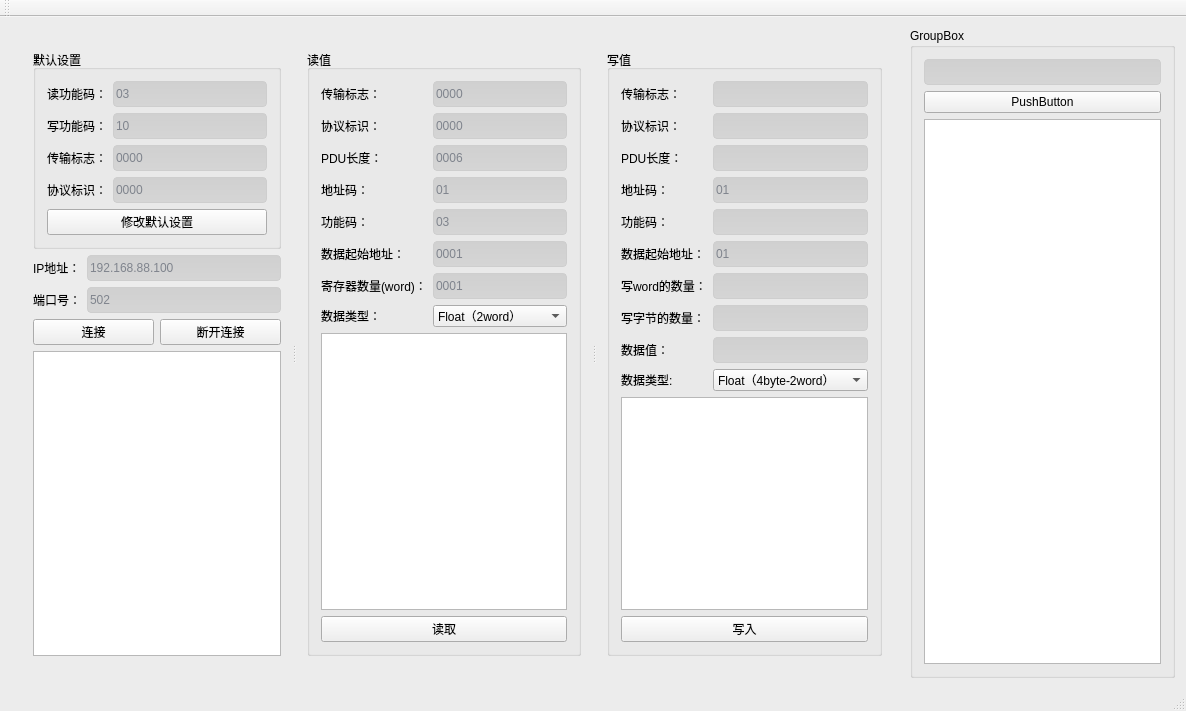
<?xml version="1.0" encoding="UTF-8"?>
<ui version="4.0">
 <class>MainWindow</class>
 <widget class="QMainWindow" name="MainWindow">
  <property name="geometry">
   <rect>
    <x>0</x>
    <y>0</y>
    <width>1186</width>
    <height>711</height>
   </rect>
  </property>
  <property name="windowTitle">
   <string>MainWindow</string>
  </property>
  <property name="styleSheet">
   <string notr="true">
*{
	font-family:&quot;微软雅黑&quot;;
	outline:0px;
}

#MainWindow,#centralWidget
{
	background-color:#ececec;
}

#scrollArea,#scrollAreaWidgetContents
{
	background-color:#ececec;
}

#toolButton_switchinfo
{
	border-style:none;
	min-height:80px;
	max-height:80px;
	background-color:transparent;
}

#widget_machineState
{
	border-style:none;
	min-height:80px;
	max-height:80px;
}

#widget_userinfo
{
	border-style:none;
	min-width:100px;
	max-width:100px;
}

#label_username
{
	border-style:none;
	color:blue;
}

#label_userlevel
{
	border-style:none;
	color:orange;
}

QLineEdit
{
    border-style: none;
    color: #7F848D;
	border: 1px solid #cecece;
	background-color: qlineargradient(spread:pad, x1:0, y1:0, x2:0, y2:1, stop:0 #D0D0D0, stop:1 #D5D5D5);
	border-radius: 4px;
	min-height:24px;
	min-width:64px;
}

QLineEdit:hover
{
	background-color: qlineargradient(spread:pad, x1:0, y1:0, x2:0, y2:1, stop:0 #DADADA, stop:1 #DFDFDF);
}

QProgressBar{
	min-height:10px;
	border-radius:2px;
	text-align:center;
	background-color:#dedede;
}

#pushButton_status
{
	border-radius:2px;
	background-color:#ececec;
}

#pushButton_status:hover
{
	border-radius:2px;
	background-color:#dedede;
}
</string>
  </property>
  <widget class="QWidget" name="centralWidget">
   <layout class="QGridLayout" name="gridLayout">
    <item row="0" column="0">
     <widget class="QWidget" name="widget" native="true">
      <layout class="QGridLayout" name="gridLayout_2">
       <item row="0" column="0">
        <widget class="QSplitter" name="splitter">
         <property name="orientation">
          <enum>Qt::Horizontal</enum>
         </property>
         <widget class="QWidget" name="widget_Connect" native="true">
          <property name="styleSheet">
           <string notr="true"/>
          </property>
          <layout class="QGridLayout" name="gridLayout_12">
           <item row="0" column="0">
            <widget class="QGroupBox" name="groupBox_4">
             <property name="title">
              <string>默认设置</string>
             </property>
             <layout class="QGridLayout" name="gridLayout_11">
              <item row="3" column="0">
               <widget class="QLabel" name="label_22">
                <property name="text">
                 <string>协议标识：</string>
                </property>
               </widget>
              </item>
              <item row="3" column="1">
               <widget class="QLineEdit" name="lineEdit_DefaultProtocol">
                <property name="text">
                 <string>0000</string>
                </property>
               </widget>
              </item>
              <item row="1" column="1">
               <widget class="QLineEdit" name="lineEdit_DefaultWriteCode">
                <property name="text">
                 <string>10</string>
                </property>
               </widget>
              </item>
              <item row="0" column="0">
               <widget class="QLabel" name="label_19">
                <property name="text">
                 <string>读功能码：</string>
                </property>
               </widget>
              </item>
              <item row="1" column="0">
               <widget class="QLabel" name="label_20">
                <property name="text">
                 <string>写功能码：</string>
                </property>
               </widget>
              </item>
              <item row="2" column="0">
               <widget class="QLabel" name="label_21">
                <property name="text">
                 <string>传输标志：</string>
                </property>
               </widget>
              </item>
              <item row="0" column="1">
               <widget class="QLineEdit" name="lineEdit_DefaultReadCode">
                <property name="text">
                 <string>03</string>
                </property>
               </widget>
              </item>
              <item row="2" column="1">
               <widget class="QLineEdit" name="lineEdit_DefaultTransmission">
                <property name="text">
                 <string>0000</string>
                </property>
               </widget>
              </item>
              <item row="4" column="0" colspan="2">
               <widget class="QPushButton" name="pushButton_UpdataDefaultSet">
                <property name="text">
                 <string>修改默认设置</string>
                </property>
               </widget>
              </item>
             </layout>
            </widget>
           </item>
           <item row="1" column="0">
            <layout class="QGridLayout" name="gridLayout_3">
             <item row="0" column="0">
              <widget class="QLabel" name="label_4">
               <property name="text">
                <string>IP地址：</string>
               </property>
              </widget>
             </item>
             <item row="0" column="1">
              <widget class="QLineEdit" name="lineEdit_IP">
               <property name="text">
                <string>192.168.88.100</string>
               </property>
              </widget>
             </item>
             <item row="1" column="0">
              <widget class="QLabel" name="label_5">
               <property name="text">
                <string>端口号：</string>
               </property>
              </widget>
             </item>
             <item row="1" column="1">
              <widget class="QLineEdit" name="lineEdit_Port">
               <property name="text">
                <string>502</string>
               </property>
              </widget>
             </item>
            </layout>
           </item>
           <item row="2" column="0">
            <layout class="QHBoxLayout" name="horizontalLayout">
             <item>
              <widget class="QPushButton" name="pushButton_Connect">
               <property name="text">
                <string>连接</string>
               </property>
              </widget>
             </item>
             <item>
              <widget class="QPushButton" name="pushButton_DisConnect">
               <property name="text">
                <string>断开连接</string>
               </property>
              </widget>
             </item>
            </layout>
           </item>
           <item row="3" column="0">
            <widget class="QTextEdit" name="textEdit_ConnectState"/>
           </item>
          </layout>
         </widget>
         <widget class="QWidget" name="widget_Read" native="true">
          <property name="styleSheet">
           <string notr="true"/>
          </property>
          <layout class="QGridLayout" name="gridLayout_4">
           <item row="0" column="0">
            <widget class="QGroupBox" name="groupBox">
             <property name="title">
              <string>读值</string>
             </property>
             <layout class="QGridLayout" name="gridLayout_7">
              <item row="0" column="0">
               <layout class="QGridLayout" name="gridLayout_6">
                <item row="1" column="1">
                 <widget class="QLineEdit" name="lineEdit_Read_Protocol">
                  <property name="text">
                   <string>0000</string>
                  </property>
                  <property name="readOnly">
                   <bool>true</bool>
                  </property>
                 </widget>
                </item>
                <item row="5" column="0">
                 <widget class="QLabel" name="label_8">
                  <property name="text">
                   <string>数据起始地址：</string>
                  </property>
                 </widget>
                </item>
                <item row="6" column="1">
                 <widget class="QLineEdit" name="lineEdit_Read_Length">
                  <property name="text">
                   <string>0001</string>
                  </property>
                 </widget>
                </item>
                <item row="6" column="0">
                 <widget class="QLabel" name="label_9">
                  <property name="text">
                   <string>寄存器数量(word)：</string>
                  </property>
                 </widget>
                </item>
                <item row="5" column="1">
                 <widget class="QLineEdit" name="lineEdit_Read_StartAddress">
                  <property name="text">
                   <string>0001</string>
                  </property>
                 </widget>
                </item>
                <item row="2" column="1">
                 <widget class="QLineEdit" name="lineEdit_Read_PDU">
                  <property name="text">
                   <string>0006</string>
                  </property>
                  <property name="readOnly">
                   <bool>true</bool>
                  </property>
                 </widget>
                </item>
                <item row="0" column="0">
                 <widget class="QLabel" name="label">
                  <property name="text">
                   <string>传输标志：</string>
                  </property>
                 </widget>
                </item>
                <item row="2" column="0">
                 <widget class="QLabel" name="label_10">
                  <property name="text">
                   <string>PDU长度：</string>
                  </property>
                 </widget>
                </item>
                <item row="4" column="1">
                 <widget class="QLineEdit" name="lineEdit_Read_FunctionCode">
                  <property name="text">
                   <string>03</string>
                  </property>
                  <property name="readOnly">
                   <bool>true</bool>
                  </property>
                 </widget>
                </item>
                <item row="4" column="0">
                 <widget class="QLabel" name="label_7">
                  <property name="text">
                   <string>功能码：</string>
                  </property>
                 </widget>
                </item>
                <item row="3" column="1">
                 <widget class="QLineEdit" name="lineEdit_Read_addressCode">
                  <property name="text">
                   <string>01</string>
                  </property>
                 </widget>
                </item>
                <item row="0" column="1">
                 <widget class="QLineEdit" name="lineEdit_Read_Transmission">
                  <property name="text">
                   <string>0000</string>
                  </property>
                  <property name="readOnly">
                   <bool>true</bool>
                  </property>
                 </widget>
                </item>
                <item row="3" column="0">
                 <widget class="QLabel" name="label_2">
                  <property name="text">
                   <string>地址码：</string>
                  </property>
                 </widget>
                </item>
                <item row="1" column="0">
                 <widget class="QLabel" name="label_6">
                  <property name="text">
                   <string>协议标识：</string>
                  </property>
                 </widget>
                </item>
                <item row="7" column="0">
                 <widget class="QLabel" name="label_24">
                  <property name="text">
                   <string>数据类型：</string>
                  </property>
                 </widget>
                </item>
                <item row="7" column="1">
                 <widget class="QComboBox" name="comboBox_Read_DataFormat">
                  <item>
                   <property name="text">
                    <string>Float（2word）</string>
                   </property>
                  </item>
                  <item>
                   <property name="text">
                    <string>Int（1word）</string>
                   </property>
                  </item>
                  <item>
                   <property name="text">
                    <string>DInt（2word）</string>
                   </property>
                  </item>
                  <item>
                   <property name="text">
                    <string>str</string>
                   </property>
                  </item>
                  <item>
                   <property name="text">
                    <string>bool（1word）</string>
                   </property>
                  </item>
                 </widget>
                </item>
               </layout>
              </item>
              <item row="1" column="0">
               <widget class="QTextEdit" name="textEdit_Read"/>
              </item>
              <item row="2" column="0">
               <widget class="QPushButton" name="pushButton_Read">
                <property name="text">
                 <string>读取</string>
                </property>
               </widget>
              </item>
             </layout>
            </widget>
           </item>
          </layout>
         </widget>
         <widget class="QWidget" name="widget_Write" native="true">
          <property name="styleSheet">
           <string notr="true"/>
          </property>
          <layout class="QGridLayout" name="gridLayout_5">
           <item row="0" column="0">
            <widget class="QGroupBox" name="groupBox_2">
             <property name="title">
              <string>写值</string>
             </property>
             <layout class="QGridLayout" name="gridLayout_9">
              <item row="0" column="0">
               <layout class="QGridLayout" name="gridLayout_8">
                <item row="0" column="1">
                 <widget class="QLineEdit" name="lineEdit_Write_Transmission">
                  <property name="readOnly">
                   <bool>true</bool>
                  </property>
                 </widget>
                </item>
                <item row="2" column="1">
                 <widget class="QLineEdit" name="lineEdit_Write_PDU">
                  <property name="readOnly">
                   <bool>true</bool>
                  </property>
                 </widget>
                </item>
                <item row="3" column="0">
                 <widget class="QLabel" name="label_13">
                  <property name="text">
                   <string>地址码：</string>
                  </property>
                 </widget>
                </item>
                <item row="5" column="0">
                 <widget class="QLabel" name="label_15">
                  <property name="text">
                   <string>数据起始地址：</string>
                  </property>
                 </widget>
                </item>
                <item row="4" column="0">
                 <widget class="QLabel" name="label_14">
                  <property name="text">
                   <string>功能码：</string>
                  </property>
                 </widget>
                </item>
                <item row="6" column="0">
                 <widget class="QLabel" name="label_16">
                  <property name="text">
                   <string>写word的数量：</string>
                  </property>
                 </widget>
                </item>
                <item row="4" column="1">
                 <widget class="QLineEdit" name="lineEdit_Write_FunctionCode">
                  <property name="readOnly">
                   <bool>true</bool>
                  </property>
                 </widget>
                </item>
                <item row="6" column="1">
                 <widget class="QLineEdit" name="lineEdit_Write_WordNum">
                  <property name="readOnly">
                   <bool>true</bool>
                  </property>
                 </widget>
                </item>
                <item row="5" column="1">
                 <widget class="QLineEdit" name="lineEdit_Write_StartAddress">
                  <property name="text">
                   <string>01</string>
                  </property>
                 </widget>
                </item>
                <item row="3" column="1">
                 <widget class="QLineEdit" name="lineEdit_Write_addressCode">
                  <property name="text">
                   <string>01</string>
                  </property>
                 </widget>
                </item>
                <item row="0" column="0">
                 <widget class="QLabel" name="label_3">
                  <property name="text">
                   <string>传输标志：</string>
                  </property>
                 </widget>
                </item>
                <item row="7" column="0">
                 <widget class="QLabel" name="label_17">
                  <property name="text">
                   <string>写字节的数量：</string>
                  </property>
                 </widget>
                </item>
                <item row="7" column="1">
                 <widget class="QLineEdit" name="lineEdit_Write_byteNum">
                  <property name="readOnly">
                   <bool>true</bool>
                  </property>
                 </widget>
                </item>
                <item row="8" column="1">
                 <widget class="QLineEdit" name="lineEdit_Write_Data"/>
                </item>
                <item row="1" column="0">
                 <widget class="QLabel" name="label_11">
                  <property name="text">
                   <string>协议标识：</string>
                  </property>
                 </widget>
                </item>
                <item row="1" column="1">
                 <widget class="QLineEdit" name="lineEdit_Write_Protocol">
                  <property name="readOnly">
                   <bool>true</bool>
                  </property>
                 </widget>
                </item>
                <item row="2" column="0">
                 <widget class="QLabel" name="label_12">
                  <property name="text">
                   <string>PDU长度：</string>
                  </property>
                 </widget>
                </item>
                <item row="8" column="0">
                 <widget class="QLabel" name="label_18">
                  <property name="text">
                   <string>数据值：</string>
                  </property>
                 </widget>
                </item>
                <item row="9" column="1">
                 <widget class="QComboBox" name="comboBox_Write_DataFormat">
                  <item>
                   <property name="text">
                    <string>Float（4byte-2word）</string>
                   </property>
                  </item>
                  <item>
                   <property name="text">
                    <string>Int（2byte-1word）</string>
                   </property>
                  </item>
                  <item>
                   <property name="text">
                    <string>DInt（4byte-2word）</string>
                   </property>
                  </item>
                  <item>
                   <property name="text">
                    <string>str</string>
                   </property>
                  </item>
                  <item>
                   <property name="text">
                    <string>bool（2byte-1word）</string>
                   </property>
                  </item>
                 </widget>
                </item>
                <item row="9" column="0">
                 <widget class="QLabel" name="label_23">
                  <property name="text">
                   <string>数据类型:</string>
                  </property>
                 </widget>
                </item>
               </layout>
              </item>
              <item row="1" column="0">
               <widget class="QTextEdit" name="textEdit_Write"/>
              </item>
              <item row="2" column="0">
               <widget class="QPushButton" name="pushButton_Write">
                <property name="text">
                 <string>写入</string>
                </property>
               </widget>
              </item>
             </layout>
            </widget>
           </item>
          </layout>
         </widget>
        </widget>
       </item>
      </layout>
     </widget>
    </item>
    <item row="0" column="1">
     <widget class="QGroupBox" name="groupBox_3">
      <property name="title">
       <string>GroupBox</string>
      </property>
      <layout class="QGridLayout" name="gridLayout_10">
       <item row="0" column="0">
        <widget class="QLineEdit" name="lineEdit"/>
       </item>
       <item row="1" column="0">
        <widget class="QPushButton" name="pushButton">
         <property name="text">
          <string>PushButton</string>
         </property>
        </widget>
       </item>
       <item row="2" column="0">
        <widget class="QTextEdit" name="textEdit"/>
       </item>
      </layout>
     </widget>
    </item>
   </layout>
  </widget>
  <widget class="QMenuBar" name="menuBar">
   <property name="geometry">
    <rect>
     <x>0</x>
     <y>0</y>
     <width>1186</width>
     <height>23</height>
    </rect>
   </property>
  </widget>
  <widget class="QToolBar" name="mainToolBar">
   <attribute name="toolBarArea">
    <enum>TopToolBarArea</enum>
   </attribute>
   <attribute name="toolBarBreak">
    <bool>false</bool>
   </attribute>
  </widget>
  <widget class="QStatusBar" name="statusBar"/>
 </widget>
 <layoutdefault spacing="6" margin="11"/>
 <resources/>
 <connections/>
</ui>
